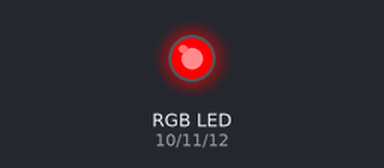
Bench run of a sketch on a simulated Arduino Uno, built with avr-gcc and run on an emulated ATmega328P. Parts: an RGB LED mixed from three pins (HIGH = lit).

Above: at 0.2 s.
At 0.7 s:
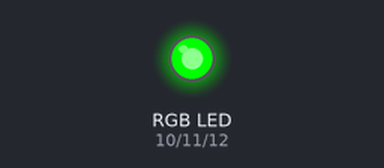
At 2.7 s:
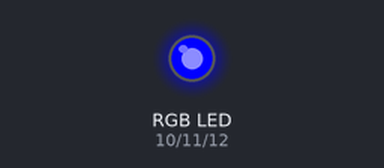
Timing chart, 0 to 3.5 s (numbered marks = the images above):
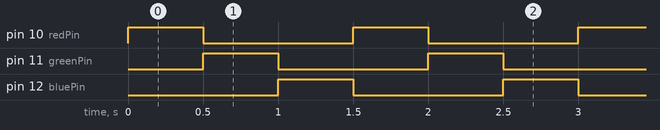

The sketch:

RGB_LED.ino
```cpp
/*
Adafruit Arduino - Lesson 3. RGB LED
*/

int redPin = 10;
int greenPin = 11;
int bluePin = 12;

//uncomment this line if using a Common Anode LED
//#define COMMON_ANODE

void setup()
{
  pinMode(redPin, OUTPUT);
  pinMode(greenPin, OUTPUT);
  pinMode(bluePin, OUTPUT);
}

void loop()
{
  setColor(255, 0, 0);  // red
  delay(500);
  setColor(0, 255, 0);  // green
  delay(500);
  setColor(0, 0, 255);  // blue
  delay(500);
  /*setColor(255, 255, 0);  // yellow
  delay(500);
  setColor(80, 0, 80);  // purple
  delay(500);
  setColor(0, 255, 255);  // aqua
  delay(500);
  setColor(0x4B, 0x0, 0x82);  // indigo
  delay(500);*/
}

void setColor(int red, int green, int blue)
{
  #ifdef COMMON_ANODE
    red = 255 - red;
    green = 255 - green;
    blue = 255 - blue;
  #endif
  analogWrite(redPin, red);
  analogWrite(greenPin, green);
  analogWrite(bluePin, blue);
}
```

Measured:
- by itself, pin 10 (redPin), pin 11 (greenPin), pin 12 (bluePin): alternates HIGH for 0.50 s and LOW for 1.0 s
- by itself, everything shown: repeats every 1.5 s, in 3 steps
